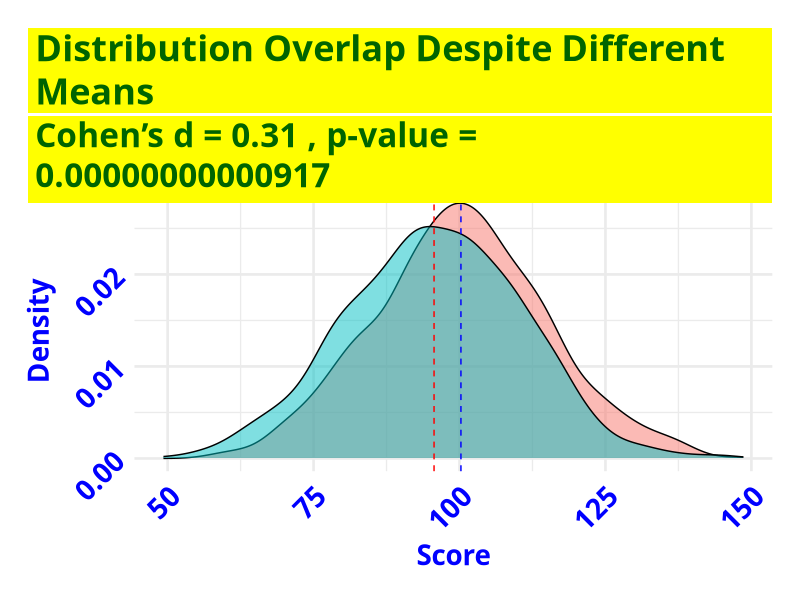
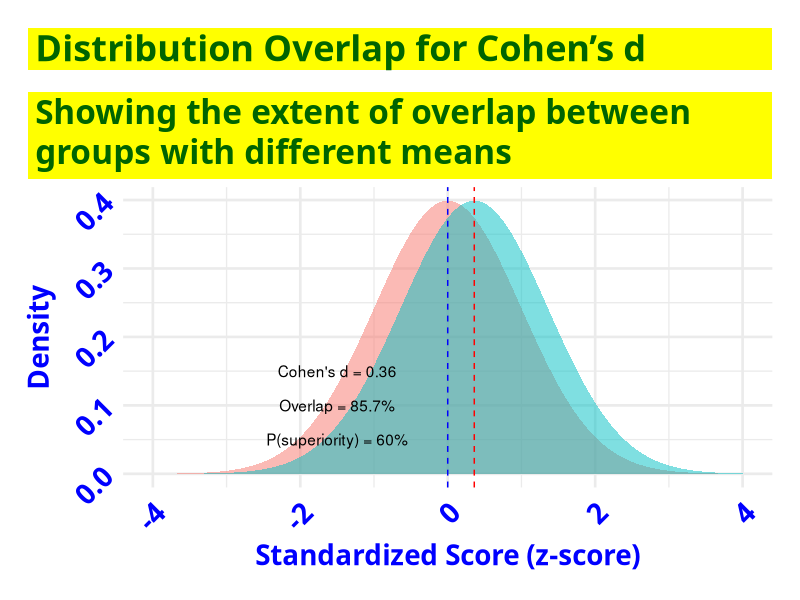
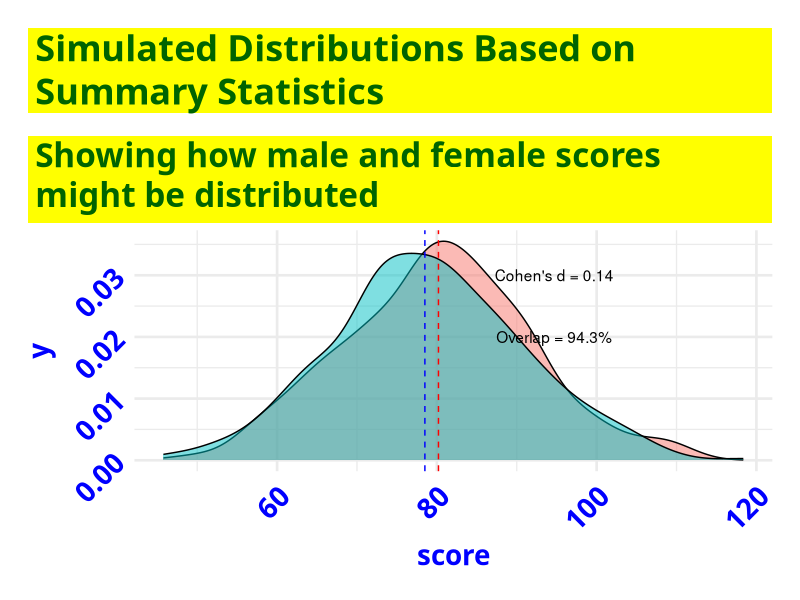
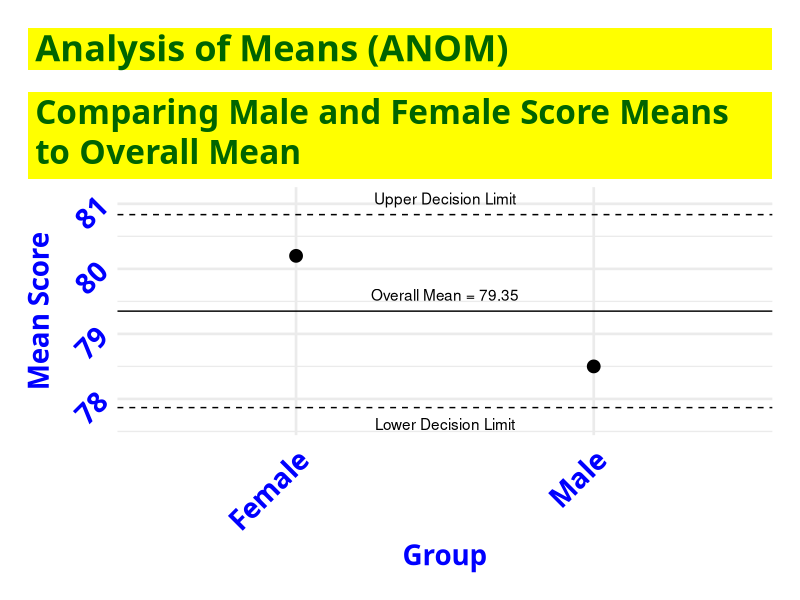

Write the R code that produced these figures, in order.
## ---- chunk 1
#| label: setup
#| include: false


# install.packages(c("mapview", "survey", "srvyr", "arcgislayers"))

# census_api_key("95496766c51541ee6f402c1e1a8658581285b759", install = TRUE, overwrite = TRUE)


# # load libraries - NOT NEEDED


# Force dplyr's select to take precedence
select <- dplyr::select
filter <- dplyr::filter

# Options
options(scipen = 999)
options(qic.clshade = T) # NO LONGER NEEDED; CHARTS ALL PREPARED WITH GGPLOT2 ONLY
options(qic.linecol = 'black') # NO LONGER NEEDED; CHARTS ALL PREPARED WITH GGPLOT2 ONLY
options(qic.signalcol = "firebrick") # NO LONGER NEEDED; CHARTS ALL PREPARED WITH GGPLOT2 ONLY
options(qic.targetcol = "purple") # NO LONGER NEEDED; CHARTS ALL PREPARED WITH GGPLOT2 ONLY
options(DT.options = list(dom = 'pBlfrti')) # Add buttons, filtering, and top (t) pagination controls
options(shiny.maxRequestSize = 50 * 1024^2) # Set upload maximum to 50 MB
options(tigris_use_cache = TRUE)


flextable::set_flextable_defaults(
  font.size = 14, 
  font.family = "Cabin",
  font.color = "black",
  table.layout = "fixed",
  border.color = "darkgray",
  padding.top = 3, padding.bottom = 3,
  padding.left = 4, padding.right = 4,
  line_spacing = 1.3,
  digits = 2,
  decimal.mark = ",",
  big.mark = " ",
  na_str = "<na>")
  
  # flextable::theme_alafoli()	|>  # BLAH
  # flextable::theme_apa()  # THIS IS NICE
  # flextable::theme_booktabs() |>  # NICE, MORE COMPACT
  # flextable::theme_box() |>   # OK, INCLUDES CELL BORDERS
  # flextable::theme_tron() |>  # 'DARK MODE' BLUE TEXT
  # flextable::theme_tron_legacy() |>   # 'DARK MODE' YELLOW TEXT
  # flextable::theme_vader() |>    # 'DARK MODE' WHITE TEXT
  # flextable::theme_vanilla() |>   # NOT SPECIAL
  # flextable::theme_zebra()	|>
  #
  # flextable::bg(bg = "palegreen", part = "header")
  # flextable::bg(i = 8, bg = "yellow", part = "body")   OR
  # 



# Set global theme for consistent plots
ggplot2::theme_set(
  ggplot2::theme_minimal(base_size = 20) +
    ggplot2::theme(
      plot.title.position = "plot",
      plot.title = ggtext::element_textbox_simple(
        family = "Cabin",
        face = "bold",
        color = "darkgreen",
        size = 26,
        fill = "yellow",
        lineheight = 1.2,
        padding = ggplot2::margin(5.5, 5.5, 0.0, 5.5),
        margin = ggplot2::margin(0, 0, 5.5, 0)
      ),
      plot.subtitle = ggtext::element_textbox_simple(
        family = "Cabin",
        color = "darkgreen",
        face = "bold",
        size = 24,
        fill = "yellow",
        lineheight = 1.2,
        padding = ggplot2::margin(5.5, 5.5, 5.5, 5.5),
        margin = ggplot2::margin(10.5, 0, 5.5, 0)
      ),
      plot.caption = ggtext::element_markdown(
        family = "Cabin",
        size = 22,
        hjust = 1,
        color = "darkblue",
        face = "italic",
        fill = "yellow",
        lineheight = 1.0
      ),
      axis.text.x = ggtext::element_markdown(
        family = "Cabin",
        face = "bold",
        color = "blue",
        size = 20,
        angle = 45,
        hjust = 1
      ),
        # ggplot2::element_blank(),
      axis.title.x = ggtext::element_markdown(
        family = "Cabin",
        face = "bold",
        color = "blue",
        size = 20),
        # ggplot2::element_blank(),
      axis.text.y = ggtext::element_markdown(
        family = "Cabin",
        face = "bold",
        color = "blue",
        size = 20,
        angle = 45,
        hjust = 1
      ),
        # ggplot2::element_blank(),
      axis.title.y = ggtext::element_markdown(
        family = "Cabin",
        face = "bold",
        color = "blue",
        size = 20),
        # ggplot2::element_blank(),
      strip.text = ggtext::element_markdown(
        family = "Cabin",
        color = "black",
        size = ggplot2::rel(1.1),
        face = "italic",
        margin = ggplot2::margin(2, 0, 0.5, 0, "lines")
      ),
      axis.text = ggtext::element_markdown(
        family = "Cabin",
        color = "black"),
      panel.background = ggplot2::element_rect(fill = "white", color = NA),
      plot.background = ggplot2::element_rect(fill = "white", color = NA),
      legend.position = "none",
      panel.spacing.x = grid::unit(1.5, "cm"),
      panel.spacing.y = grid::unit(1.5, "cm"),
      plot.margin = ggplot2::margin(20, 20, 20, 20, "pt")
    )
)



  
# Set seed for reproducibility
set.seed(123)

## ---- chunk 2
#| echo: false

# Example code for visualizing overlap
library(ggplot2)

# Simulate data with small mean difference but large overlap
group_A <- stats::rnorm(1000, mean = 100, sd = 15)
group_B <- stats::rnorm(
  1000,
  mean = 95,
  sd = 15
)

# Put in data frame
df <- base::data.frame(
  score = base::c(group_A, group_B),
  group = base::factor(base::c(base::rep("Group A", 1000), base::rep("Group B", 1000)))
)

# Calculate Cohen's d
cohens_d <- (base::mean(group_A) - base::mean(group_B)) /
  base::sqrt((stats::var(group_A) + stats::var(group_B)) / 2)

# T-test
t_result <- stats::t.test(group_A, group_B)

# Plot the distributions
ggplot2::ggplot(df, 
                ggplot2::aes(
                  x = score, 
                  fill = group
                  )
                ) +
  ggplot2::geom_density(alpha = 0.5) +
  ggplot2::geom_vline(xintercept = base::mean(group_A), color = "blue", linetype = "dashed") +
  ggplot2::geom_vline(xintercept = mean(group_B), color = "red", linetype = "dashed") +
  ggplot2::labs(
    title = "Distribution Overlap Despite Different Means",
    subtitle = paste(
      "Cohen's d =",
      base::round(cohens_d, 2),
      ", p-value =",
      base::format.pval(t_result$p.value, digits = 3)
    ),
    x = "Score",
    y = "Density"
  ) 

## ---- chunk 3
#| echo: false


#| # Function to calculate overlap coefficient from Cohen's d
calculate_overlap <- function(d) {
  # Overlap coefficient formula
  ovl <- 2 * stats::pnorm(-abs(d) / 2) * 100
  base::return(ovl)
}

# Function to calculate probability of superiority from Cohen's d
calculate_superiority_prob <- function(d) {
  # Probability of superiority formula
  prob <- stats::pnorm(d / base::sqrt(2)) * 100
  base::return(prob)
}

# Example with your Cohen's d = 0.36
d_value <- 0.36
overlap_percent <- calculate_overlap(d_value)
superiority_percent <- calculate_superiority_prob(d_value)


effect_size_df <- base::data.frame(
  Measure = base::c(
    "Cohen's d",
    "Overlap coefficient",
    "Probability of superiority"
  ),
  Value = base::c(
    base::round(d_value, 2),
    base::paste0(base::round(overlap_percent, 1), "%"),
    base::paste0(base::round(superiority_percent, 1), "%")
  )
)

flextable::flextable(effect_size_df) |>
  flextable::bg(bg = "palegreen", part = "header") |>
  flextable::align(j = "Value", align = "center", part = "body") |>
  flextable::autofit()




# # Output results
# cat("Cohen's d =", d_value, "\n")
# cat("Overlap coefficient =", round(overlap_percent, 1), "%\n")
# cat("Probability of superiority =", round(superiority_percent, 1), "%\n")

# Create visualization of overlap
library(ggplot2)

# Generate data for two normal distributions
x <- base::seq(-4, 4, length.out = 1000)
group1 <- base::data.frame(x = x, y = stats::dnorm(x, mean = 0, sd = 1), group = "Group A")
group2 <- base::data.frame(
  x = x,
  y = stats::dnorm(x, mean = d_value, sd = 1),
  group = "Group B"
)
combined_data <- base::rbind(group1, group2)

# Create plot
overlap_plot <- ggplot2::ggplot(combined_data, ggplot2::aes(x = x, y = y, fill = group)) +
  ggplot2::geom_area(alpha = 0.5, position = "identity") +
  ggplot2::geom_vline(xintercept = 0, linetype = "dashed", color = "blue") +
  ggplot2::geom_vline(xintercept = d_value, linetype = "dashed", color = "red") +
  ggplot2::annotate(
    "text",
    x = -1.5,
    y = 0.1,
    label = paste0("Overlap = ", base::round(overlap_percent, 1), "%")
  ) +
  ggplot2::annotate(
    "text",
    x = -1.5,
    y = 0.15,
    label = base::paste0("Cohen's d = ", d_value)
  ) +
  ggplot2::annotate(
    "text",
    x = -1.5,
    y = 0.05,
    label = base::paste0("P(superiority) = ", base::round(superiority_percent, 1), "%")
  ) +
  ggplot2::labs(
    title = "Distribution Overlap for Cohen's d",
    subtitle = "Showing the extent of overlap between groups with different means",
    x = "Standardized Score (z-score)",
    y = "Density"
  ) 

print(overlap_plot)

# To apply this to your actual groups:
# Replace with your actual groups' data
# group_A <- your_first_group_data
# group_B <- your_second_group_data

# Calculate means and SDs and pool them
# mean_A <- mean(group_A)
# mean_B <- mean(group_B)
# sd_pooled <- sqrt((var(group_A) + var(group_B))/2)

# Calculate Cohen's d
# cohens_d <- (mean_A - mean_B) / sd_pooled

# Calculate overlap and superiority probability
# overlap <- calculate_overlap(cohens_d)
# superiority <- calculate_superiority_prob(cohens_d)
## ---- chunk 4
#| echo: false


# Example: Simulating distributions from summary statistics
library(ggplot2)

# Given summary statistics
male_mean <- 78.5
male_sd <- 12.3
female_mean <- 80.2
female_sd <- 11.6
male_n <- 500 # Estimate sample size
female_n <- 500 # Estimate sample size

# Simulate individual-level data
set.seed(123)
male_scores <- stats::rnorm(male_n, mean = male_mean, sd = male_sd)
female_scores <- stats::rnorm(female_n, mean = female_mean, sd = female_sd)

# Calculate Cohen's d
cohens_d <- (female_mean - male_mean) / base::sqrt((male_sd^2 + female_sd^2) / 2)

# Calculate overlap coefficient
overlap <- calculate_overlap(cohens_d)
superiority <- calculate_superiority_prob(cohens_d)

# Create data frame for plotting
df <- base::data.frame(
  score = c(male_scores, female_scores),
  gender = base::factor(base::c(base::rep("Male", male_n), base::rep("Female", female_n)))
)

# Visualize the distributions
ggplot2::ggplot(df, ggplot2::aes(x = score, fill = gender)) +
  ggplot2::geom_density(alpha = 0.5) +
  ggplot2::geom_vline(xintercept = male_mean, color = "blue", linetype = "dashed") +
  ggplot2::geom_vline(xintercept = female_mean, color = "red", linetype = "dashed") +
  ggplot2::annotate(
    "text",
    x = base::max(df$score) * 0.8,
    y = 0.03,
    label = base::paste0("Cohen's d = ", base::round(cohens_d, 2))
  ) +
  ggplot2::annotate(
    "text",
    x = max(df$score) * 0.8,
    y = 0.02,
    label = paste0("Overlap = ", round(overlap, 1), "%")
  ) +
  ggplot2::labs(
    title = "Simulated Distributions Based on Summary Statistics",
    subtitle = "Showing how male and female scores might be distributed"
  )

## ---- chunk 5
#| echo: false

library(ggplot2)
library(dplyr)

# Given summary statistics
male_mean <- 78.5
male_sd <- 12.3
female_mean <- 80.2
female_sd <- 11.6
male_n <- 500 # Estimated sample size
female_n <- 500 # Estimated sample size

# Calculate overall (grand) mean
overall_n <- male_n + female_n
overall_mean <- (male_mean * male_n + female_mean * female_n) / overall_n

# Calculate pooled standard deviation
pooled_sd <- base::sqrt(
  ((male_n - 1) * male_sd^2 + (female_n - 1) * female_sd^2) /
    (male_n + female_n - 2)
)

# Calculate standard error for each group
male_se <- pooled_sd / base::sqrt(male_n)
female_se <- pooled_sd / base::sqrt(female_n)

# Calculate critical value (for 95% confidence)
# Using t-distribution with df = n1 + n2 - 2
alpha <- 0.05
critical_value <- stats::qt(1 - alpha / 2, df = male_n + female_n - 2)

# Calculate decision limits
upper_decision_limit <- overall_mean +
  critical_value * pooled_sd * base::sqrt(1 / male_n + 1 / female_n)
lower_decision_limit <- overall_mean -
  critical_value * pooled_sd * base::sqrt(1 / male_n + 1 / female_n)

# Create data frame for ANOM plot
anom_df <- base::data.frame(
  group = base::c("Male", "Female"),
  mean = base::c(male_mean, female_mean),
  n = base::c(male_n, female_n)
)

# Calculate if means are significantly different from overall mean
anom_df$significant <- (anom_df$mean > upper_decision_limit) |
  (anom_df$mean < lower_decision_limit)

# Create ANOM plot
ggplot2::ggplot(anom_df, ggplot2::aes(x = group, y = mean, color = significant)) +
  ggplot2::geom_point(size = 4) +
  ggplot2::geom_hline(yintercept = overall_mean, linetype = "solid") +
  ggplot2::geom_hline(yintercept = upper_decision_limit, linetype = "dashed") +
  ggplot2::geom_hline(yintercept = lower_decision_limit, linetype = "dashed") +
  ggplot2::annotate(
    "text",
    x = 1.5,
    y = overall_mean + .25,
    label = paste("Overall Mean =", base::round(overall_mean, 2))
  ) +
  ggplot2::annotate(
    "text",
    x = 1.5,
    y = upper_decision_limit + .25,
    label = "Upper Decision Limit"
  ) +
  ggplot2::annotate(
    "text",
    x = 1.5,
    y = lower_decision_limit - .25,
    label = "Lower Decision Limit"
  ) +
  ggplot2::scale_color_manual(values = c("black", "red")) +
  ggplot2::labs(
    title = "Analysis of Means (ANOM)",
    subtitle = "Comparing Male and Female Score Means to Overall Mean",
    y = "Mean Score",
    x = "Group"
  ) 

# Calculate additional statistics for interpretation
stats_df <- base::data.frame(
  statistic = base::c(
    "Overall Mean",
    "Male Mean",
    "Female Mean",
    "Difference (F-M)",
    "Cohen's d",
    "Distribution Overlap",
    "Upper Decision Limit",
    "Lower Decision Limit",
    "Significant Difference?"
  ),
  value = base::c(
    base::round(overall_mean, 2),
    male_mean,
    female_mean,
    base::round(female_mean - male_mean, 2),
    base::round((female_mean - male_mean) / pooled_sd, 2),
    base::round(calculate_overlap((female_mean - male_mean) / pooled_sd), 1),
    base::round(upper_decision_limit, 2),
    base::round(lower_decision_limit, 2),
    base::ifelse(base::any(anom_df$significant), "Yes", "No")
  )
)

n_rows <- base::nrow(stats_df)
sig_color <- base::ifelse(stats_df$value[n_rows] == "Yes", "yellow", "#FFB6C1")

flextable::flextable(stats_df) |>
  flextable::set_header_labels(statistic = "Statistic", value = "Value") |>
  flextable::bg(bg = "palegreen", part = "header") |>
  flextable::bg(i = n_rows, bg = sig_color, part = "body") |>
  flextable::align(j = "value", align = "center", part = "body") |>
  flextable::bold(i = n_rows, part = "body") |>
  flextable::autofit()



# # Print statistics
# print(stats_df)
